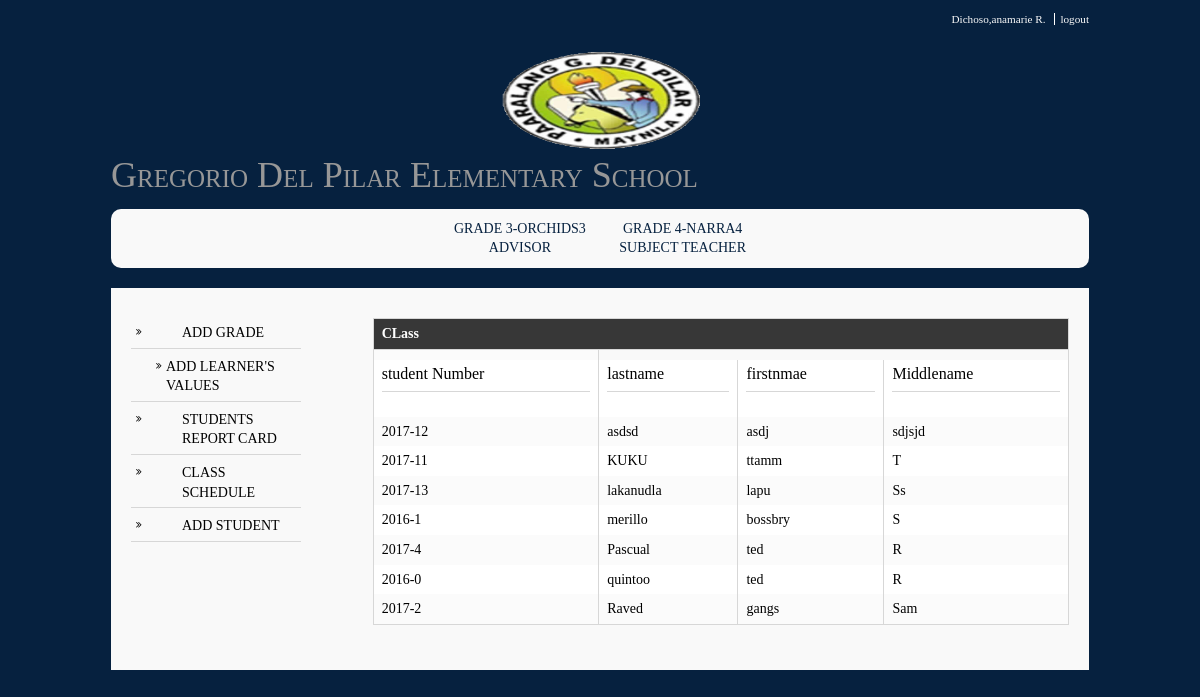
The page /class_handled.php (signed in) on the database its author committed.
### tables this page shows
CREATE TABLE `studentinfo` (
  `studno` varchar(50) NOT NULL,
  `lname` varchar(50) NOT NULL,
  `fname` varchar(50) NOT NULL,
  `mname` varchar(255) NOT NULL,
  `suffix` varchar(255) NOT NULL,
  `bdate` date NOT NULL,
  `age` varchar(255) NOT NULL,
  `gender` varchar(50) NOT NULL,
  `address` varchar(50) NOT NULL,
  `fathername` varchar(50) NOT NULL,
  `mothername` varchar(50) NOT NULL,
  `b_certificate` varchar(20) NOT NULL
);

### class_handled.php (the view, shortened to what this page needs)
<?php
require "required_files.php";
  require_once ("functions/functions.php");
 $g_level = $_GET['g'];
 $t_type= $_GET['t'];
 $teachers_id = $_SESSION["teachers_id"];
 $query = "SELECT distinct glevel_section,type_of_teacher FROM teachers_class where teachers_id LIKE '%$teachers_id%' ";
           $result = mysqli_query($connect, $query);
                  $find_student="SELECT DISTINCT  SI.studno, SI.lname, SI.fname, SI.mname
                   FROM studentinfo SI, student_record SR, teachers_class TC
                   WHERE SI.studno = SR.studno
                   AND   TC.glevel_section = (SELECT DISTINCT CONCAT(SR.grade_level, '-', SR.section) FROM student_record)
                   AND   TC.teachers_id LIKE '%$teachers_id%'
                   AND TC.glevel_section LIKE '%$g_level%'
                          AND SR.school_year = TC.school_year
                            ORDER by SI.lname ASC ";
           $student_result = mysqli_query($connect, $find_student);
 ?>
<!DOCTYPE html>
<html>
<body>
<div class='wrapper row0'>
 <div id='topbar' class='clear'>
<nav>
 <ul>
   <li><a href="teacher_acc.php"><?php echo $_SESSION['lname'].',',$_SESSION['fname'].' ', $_SESSION['mname'];?></a></li>
 <li><a href='logout2.php'>logout</a></li>
 </ul>
 </nav>
 </div>
</div>
<?php
 echo layout();
?>
<div class="wrapper row2">
  <div class="rounded">
    <nav id="mainav" class="clear">
          <ul class="clear">
                  <?php  while ($row= mysqli_fetch_assoc($result)){?>
                  <li><a href="class_handled.php?g=<?php echo $_SESSION['glevel_section'];?>&t=<?php echo $_SESSION['t_type'];?>"><?php echo $_SESSION['glevel_section']."<br>".str_replace('_', ' ',$_SESSION['t_type']) ;  ?></a></li>
                 <?php }?>
                </ul>
    </nav>
  </div>
</div>
<div class="wrapper row3">
  <div class="rounded">
    <main class="container clear">
       <div class="sidebar one_quarter first">
        <nav class="sdb_holder">
        <ul>
        <li><a href="class.php?g=<?php echo $g_level;?>&t=<?php echo $t_type;?>">ADD GRADE</a></li>
        <ul>
        <li><a href="report_card_learners_values.php?g=<?php echo $g_level;?>&t=<?php echo $t_type;?>">ADD LEARNER'S VALUES</a>
        </ul>
        <li><a href="report.php?g=<?php echo $g_level;?>&t=<?php echo $t_type;?>">STUDENTS REPORT CARD</a></li>
         <li><a href="class_sched.php?g=<?php echo $g_level;?>&t=<?php echo $t_type;?>">CLASS SCHEDULE</a></li>
          <li><a href="verify2.php?g=<?php echo $g_level;?>&t=<?php echo $t_type;?>">ADD STUDENT</a></li>
        </ul>
        </nav>
        </div>
               <div id="content" class="three_quarter">
                 <div id="class">
                  <form>
                 <table>
                  <tr><th colspan=4>CLass</th></tr>
                  <tr>
                   <td><?php echo $g_level; ?></td>
                 </tr>
                  <tr><td><h3> student Number  </h3></td><td><h3> lastname </h3></td><td><h3> firstnmae </h3></td><td><h3> Middlename </h3></td>
                  </tr>
                  <?php  while ($row= mysqli_fetch_array($student_result, MYSQLI_ASSOC)){?>
                  <tr>
                  <td><?php echo $row['studno']; ?> </td>
                  <td> <?php echo $row['lname']; ?> </td>
                  <td> <?php echo $row['fname']; ?> </td>
                  <td> <?php echo $row['mname']; ?> </td>
                  </tr>
                  <?php }?>
                  </table>
                  </form>
                  </div>
    </main>
  </div>
</div>
</body>
</html>

### layout/styles/layout.css (style rules this page uses)
#topbar { padding:10px 0 0 0; text-align:right; font-size:.8em; }
#topbar li { display:inline; margin-right:3px; padding-right:8px; border-right:1px solid; }
#topbar li:last-child { margin-right:0; padding-right:0; border:none; }
.container { padding:20px 10px; }
.container h1, .container h2, .container h3, .container h4, .container h5, .container h6, .container .heading { padding-bottom:8px; border-bottom:1px solid; }
.sidebar .sdb_holder { margin-bottom:50px; }
.sidebar .sdb_holder:last-child { margin-bottom:0; }
nav ul, nav ol { margin:0; padding:0; list-style:none; }
#mainav .drop::after, #mainav li li .drop::after, #breadcrumb li a::after, .sidebar nav a::after { position:absolute; font-family:"FontAwesome"; font-size:10px; line-height:10px; }
#mainav { text-align:center; text-transform:uppercase; }
#mainav li { display:inline-block; position:relative; margin:0 30px 0 0; padding:0; }
#mainav li:last-child { margin-right:0; }
#mainav li a { display:block; padding:0; }
.sidebar nav { display:block; width:80%; }
.sidebar nav li { margin:0 0 3px 0; padding:0; }
.sidebar nav a { display:block; position:relative; margin:0; padding:5px 10px 5px 51px; text-decoration:none; border:solid; border-width:0 0 1px 0; }
.sidebar nav a::after { top:9px; left:5px; content:"\f101"; }
.sidebar nav ul ul a { padding-left:35px; }
.sidebar nav ul ul a::after { left:25px; }
table, th, td { border:1px solid; border-collapse:collapse; vertical-align:top; box-sizing:border-box; }
table, th { table-layout:auto; }
table { width:100%; margin-bottom:15px; }
th, td { padding:5px 8px; }
td { border-width:0 1px; }
.rounded, input, button, textarea, #header input, #footer input, #slide-wrapper figcaption, .avatar, #comments li, .faico a, #twitter, .pagination a, .pagination strong { border-radius:10px; }
body { color:#F9F9F9; background-color:#06213F; }
a { color:#55ABDA; }
.rounded { background-color:#F9F9F9; }
.row0, .row0 a { color:#F9F9F9; background-color:#06213F; }
.row1 a { color:#F9F9F9; background-color:inherit; }
.row2, .row2 a { color:#06213F; background-color:inherit; }
.row3 { color:black; background-color:#F9F9F9; }
#topbar li { border-color:#FFFFFF; }
.container h1, .container h2, .container h3, .container h4, .container h5, .container h6, .container .heading { border-color:#D7D7D7; }
#mainav li a { color:inherit; }
.container .sidebar nav a { color:inherit; border-color:#D7D7D7; }
table, th, td, #comments .avatar, #comments input, #comments textarea { border-color:#D7D7D7; }
th { color:#FFFFFF; background-color:#373737; }
tr, #comments li, #comments input[type="submit"], #comments input[type="reset"] { background-color:#FBFBFB; }
tr:nth-child(odd), #comments li:nth-child(odd) { color:inherit; background-color:#FFFFFF; }
@media screen and (min-width:978px) { .wrapper { max-width:978px; } }

### layout/styles/framework.css (style rules this page uses)
html { overflow-y:scroll; }
body { margin:0; padding:0; font-size:14px; line-height:1.4em; }
.clear, .group { display:block; }
.clear::before, .clear::after, .group::before, .group::after { display:table; content:""; }
.clear, .clear::after, .group, .group::after { clear:both; }
a { outline:none; text-decoration:none; }
body, h1, h2, h3, h4, h5, h6, .heading { font-family:Georgia, "Times New Roman", Times, serif; }
form, fieldset, legend { margin:0; padding:0; border:none; }
h1, h2, h3, h4, h5, h6, .heading { display:block; margin:0 0 20px 0; font-size:16px; line-height:normal; font-weight:normal; font-style:normal; }
.wrapper { display:block; margin:0 auto 20px; text-align:left; word-wrap:break-word; }
.rounded, #topbar, #header, #mainav, #slider, .container, #footer, #copyright { display:block; width:100%; box-sizing:border-box; }
.rounded { margin:0; padding:10px; }
address, article, aside, figcaption, figure, footer, header, main, nav, section { display:block; margin:0; padding:0; }
.one_half, .one_third, .two_third, .one_quarter, .two_quarter, .three_quarter { display:inline-block; float:left; margin:0 0 0 3.06748466257669%; list-style:none; box-sizing:border-box; }
.first { margin-left:0; clear:left; }
.one_quarter { width:22.69938650306748%; }
.three_quarter { width:74.23312883435584%; }

### rows shown on the page
studentinfo: studno "2017-12", lname "asdsd", fname "asdj", mname "sdjsjd"
studentinfo: studno "2017-11", lname "KUKU", fname "ttamm", mname "T"
studentinfo: studno "2017-13", lname "lakanudla", fname "lapu", mname "Ss"
studentinfo: studno "2016-1", lname "merillo", fname "bossbry", mname "S"
studentinfo: studno "2017-4", lname "Pascual", fname "ted", mname "R"
studentinfo: studno "2016-0", lname "quintoo", fname "ted", mname "R"
studentinfo: studno "2017-2", lname "Raved", fname "gangs", mname "Sam"

### other values the page prints
$_SESSION['lname'] "Dichoso"
$_SESSION['fname'] "anamarie"
$_SESSION['mname'] "R."
$_SESSION['glevel_section'] "GRADE 3-ORCHIDS3"
str_replace('_', ' ',$_SESSION['t_type']) "ADVISOR"
$_SESSION['glevel_section'] "GRADE 4-NARRA4"
str_replace('_', ' ',$_SESSION['t_type']) "SUBJECT TEACHER"
